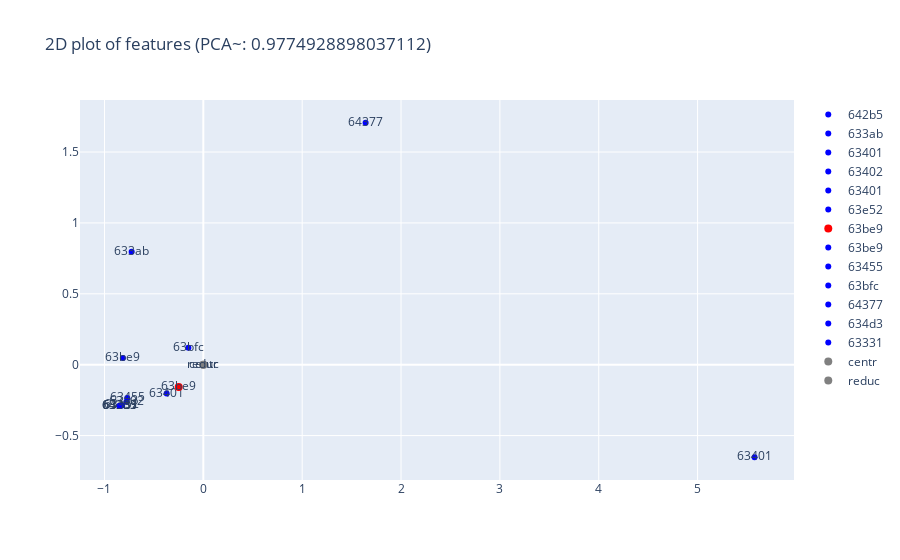

Notebook cell for this chart:
### Code cell
fig = display_features(central_job._features, dim_reduction="PCA", 
                       central_job_id=central_job_id,
                       n_components=2)
fig.show()

### Figure 1 — Plotly figure (JSON) as saved in the notebook; plotly's stock layout.template omitted (floating-point values rounded to 4 significant figures)
{"data": [{"marker": {"color": "blue", "size": 6}, "mode": "markers+text", "name": "642b5", "text": ["642b5"], "type": "scatter", "x": [-0.8472], "y": [-0.2906]}, {"marker": {"color": "blue", "size": 6}, "mode": "markers+text", "name": "633ab", "text": ["633ab"], "type": "scatter", "x": [-0.725], "y": [0.7967]}, {"marker": {"color": "blue", "size": 6}, "mode": "markers+text", "name": "63401", "text": ["63401"], "type": "scatter", "x": [5.576], "y": [-0.653]}, {"marker": {"color": "blue", "size": 6}, "mode": "markers+text", "name": "63402", "text": ["63402"], "type": "scatter", "x": [-0.777], "y": [-0.262]}, {"marker": {"color": "blue", "size": 6}, "mode": "markers+text", "name": "63401", "text": ["63401"], "type": "scatter", "x": [-0.371], "y": [-0.2033]}, {"marker": {"color": "blue", "size": 6}, "mode": "markers+text", "name": "63e52", "text": ["63e52"], "type": "scatter", "x": [-0.8229], "y": [-0.2872]}, {"marker": {"color": "red", "size": 8}, "mode": "markers+text", "name": "63be9", "text": ["63be9"], "type": "scatter", "x": [-0.249], "y": [-0.1568]}, {"marker": {"color": "blue", "size": 6}, "mode": "markers+text", "name": "63be9", "text": ["63be9"], "type": "scatter", "x": [-0.8139], "y": [0.04762]}, {"marker": {"color": "blue", "size": 6}, "mode": "markers+text", "name": "63455", "text": ["63455"], "type": "scatter", "x": [-0.7694], "y": [-0.2352]}, {"marker": {"color": "blue", "size": 6}, "mode": "markers+text", "name": "63bfc", "text": ["63bfc"], "type": "scatter", "x": [-0.151], "y": [0.1198]}, {"marker": {"color": "blue", "size": 6}, "mode": "markers+text", "name": "64377", "text": ["64377"], "type": "scatter", "x": [1.642], "y": [1.706]}, {"marker": {"color": "blue", "size": 6}, "mode": "markers+text", "name": "634d3", "text": ["634d3"], "type": "scatter", "x": [-0.8484], "y": [-0.2906]}, {"marker": {"color": "blue", "size": 6}, "mode": "markers+text", "name": "63331", "text": ["63331"], "type": "scatter", "x": [-0.8429], "y": [-0.2918]}, {"marker": {"color": "gray", "size": 8}, "mode": "markers+text", "name": "centr", "text": ["centr"], "type": "scatter", "x": [5.013e-18], "y": [5.893e-18]}, {"marker": {"color": "gray", "size": 8}, "mode": "markers+text", "name": "reduc", "text": ["reduc"], "type": "scatter", "x": [-8.687e-17], "y": [-7.509e-18]}], "layout": {"title": {"text": "2D plot of features (PCA~: 0.9774928898037112)"}}}
